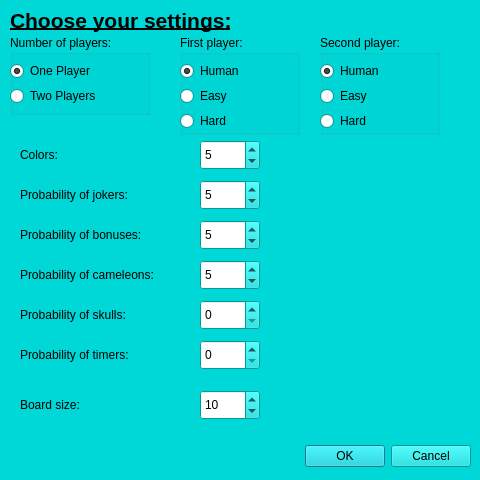
<?xml version="1.0" encoding="UTF-8"?>
<ui version="4.0">
 <class>Settings</class>
 <widget class="QDialog" name="Settings">
  <property name="geometry">
   <rect>
    <x>0</x>
    <y>0</y>
    <width>480</width>
    <height>480</height>
   </rect>
  </property>
  <property name="minimumSize">
   <size>
    <width>480</width>
    <height>480</height>
   </size>
  </property>
  <property name="maximumSize">
   <size>
    <width>480</width>
    <height>480</height>
   </size>
  </property>
  <property name="palette">
   <palette>
    <active>
     <colorrole role="WindowText">
      <brush brushstyle="SolidPattern">
       <color alpha="255">
        <red>0</red>
        <green>0</green>
        <blue>0</blue>
       </color>
      </brush>
     </colorrole>
     <colorrole role="Button">
      <brush brushstyle="SolidPattern">
       <color alpha="255">
        <red>0</red>
        <green>216</green>
        <blue>216</blue>
       </color>
      </brush>
     </colorrole>
     <colorrole role="Light">
      <brush brushstyle="SolidPattern">
       <color alpha="255">
        <red>69</red>
        <green>255</green>
        <blue>255</blue>
       </color>
      </brush>
     </colorrole>
     <colorrole role="Midlight">
      <brush brushstyle="SolidPattern">
       <color alpha="255">
        <red>34</red>
        <green>235</green>
        <blue>235</blue>
       </color>
      </brush>
     </colorrole>
     <colorrole role="Dark">
      <brush brushstyle="SolidPattern">
       <color alpha="255">
        <red>0</red>
        <green>108</green>
        <blue>108</blue>
       </color>
      </brush>
     </colorrole>
     <colorrole role="Mid">
      <brush brushstyle="SolidPattern">
       <color alpha="255">
        <red>0</red>
        <green>144</green>
        <blue>144</blue>
       </color>
      </brush>
     </colorrole>
     <colorrole role="Text">
      <brush brushstyle="SolidPattern">
       <color alpha="255">
        <red>0</red>
        <green>0</green>
        <blue>0</blue>
       </color>
      </brush>
     </colorrole>
     <colorrole role="BrightText">
      <brush brushstyle="SolidPattern">
       <color alpha="255">
        <red>255</red>
        <green>255</green>
        <blue>255</blue>
       </color>
      </brush>
     </colorrole>
     <colorrole role="ButtonText">
      <brush brushstyle="SolidPattern">
       <color alpha="255">
        <red>0</red>
        <green>0</green>
        <blue>0</blue>
       </color>
      </brush>
     </colorrole>
     <colorrole role="Base">
      <brush brushstyle="SolidPattern">
       <color alpha="255">
        <red>255</red>
        <green>255</green>
        <blue>255</blue>
       </color>
      </brush>
     </colorrole>
     <colorrole role="Window">
      <brush brushstyle="SolidPattern">
       <color alpha="255">
        <red>0</red>
        <green>216</green>
        <blue>216</blue>
       </color>
      </brush>
     </colorrole>
     <colorrole role="Shadow">
      <brush brushstyle="SolidPattern">
       <color alpha="255">
        <red>0</red>
        <green>0</green>
        <blue>0</blue>
       </color>
      </brush>
     </colorrole>
     <colorrole role="AlternateBase">
      <brush brushstyle="SolidPattern">
       <color alpha="255">
        <red>127</red>
        <green>235</green>
        <blue>235</blue>
       </color>
      </brush>
     </colorrole>
     <colorrole role="ToolTipBase">
      <brush brushstyle="SolidPattern">
       <color alpha="255">
        <red>255</red>
        <green>255</green>
        <blue>220</blue>
       </color>
      </brush>
     </colorrole>
     <colorrole role="ToolTipText">
      <brush brushstyle="SolidPattern">
       <color alpha="255">
        <red>0</red>
        <green>0</green>
        <blue>0</blue>
       </color>
      </brush>
     </colorrole>
    </active>
    <inactive>
     <colorrole role="WindowText">
      <brush brushstyle="SolidPattern">
       <color alpha="255">
        <red>0</red>
        <green>0</green>
        <blue>0</blue>
       </color>
      </brush>
     </colorrole>
     <colorrole role="Button">
      <brush brushstyle="SolidPattern">
       <color alpha="255">
        <red>0</red>
        <green>216</green>
        <blue>216</blue>
       </color>
      </brush>
     </colorrole>
     <colorrole role="Light">
      <brush brushstyle="SolidPattern">
       <color alpha="255">
        <red>69</red>
        <green>255</green>
        <blue>255</blue>
       </color>
      </brush>
     </colorrole>
     <colorrole role="Midlight">
      <brush brushstyle="SolidPattern">
       <color alpha="255">
        <red>34</red>
        <green>235</green>
        <blue>235</blue>
       </color>
      </brush>
     </colorrole>
     <colorrole role="Dark">
      <brush brushstyle="SolidPattern">
       <color alpha="255">
        <red>0</red>
        <green>108</green>
        <blue>108</blue>
       </color>
      </brush>
     </colorrole>
     <colorrole role="Mid">
      <brush brushstyle="SolidPattern">
       <color alpha="255">
        <red>0</red>
        <green>144</green>
        <blue>144</blue>
       </color>
      </brush>
     </colorrole>
     <colorrole role="Text">
      <brush brushstyle="SolidPattern">
       <color alpha="255">
        <red>0</red>
        <green>0</green>
        <blue>0</blue>
       </color>
      </brush>
     </colorrole>
     <colorrole role="BrightText">
      <brush brushstyle="SolidPattern">
       <color alpha="255">
        <red>255</red>
        <green>255</green>
        <blue>255</blue>
       </color>
      </brush>
     </colorrole>
     <colorrole role="ButtonText">
      <brush brushstyle="SolidPattern">
       <color alpha="255">
        <red>0</red>
        <green>0</green>
        <blue>0</blue>
       </color>
      </brush>
     </colorrole>
     <colorrole role="Base">
      <brush brushstyle="SolidPattern">
       <color alpha="255">
        <red>255</red>
        <green>255</green>
        <blue>255</blue>
       </color>
      </brush>
     </colorrole>
     <colorrole role="Window">
      <brush brushstyle="SolidPattern">
       <color alpha="255">
        <red>0</red>
        <green>216</green>
        <blue>216</blue>
       </color>
      </brush>
     </colorrole>
     <colorrole role="Shadow">
      <brush brushstyle="SolidPattern">
       <color alpha="255">
        <red>0</red>
        <green>0</green>
        <blue>0</blue>
       </color>
      </brush>
     </colorrole>
     <colorrole role="AlternateBase">
      <brush brushstyle="SolidPattern">
       <color alpha="255">
        <red>127</red>
        <green>235</green>
        <blue>235</blue>
       </color>
      </brush>
     </colorrole>
     <colorrole role="ToolTipBase">
      <brush brushstyle="SolidPattern">
       <color alpha="255">
        <red>255</red>
        <green>255</green>
        <blue>220</blue>
       </color>
      </brush>
     </colorrole>
     <colorrole role="ToolTipText">
      <brush brushstyle="SolidPattern">
       <color alpha="255">
        <red>0</red>
        <green>0</green>
        <blue>0</blue>
       </color>
      </brush>
     </colorrole>
    </inactive>
    <disabled>
     <colorrole role="WindowText">
      <brush brushstyle="SolidPattern">
       <color alpha="255">
        <red>0</red>
        <green>108</green>
        <blue>108</blue>
       </color>
      </brush>
     </colorrole>
     <colorrole role="Button">
      <brush brushstyle="SolidPattern">
       <color alpha="255">
        <red>0</red>
        <green>216</green>
        <blue>216</blue>
       </color>
      </brush>
     </colorrole>
     <colorrole role="Light">
      <brush brushstyle="SolidPattern">
       <color alpha="255">
        <red>69</red>
        <green>255</green>
        <blue>255</blue>
       </color>
      </brush>
     </colorrole>
     <colorrole role="Midlight">
      <brush brushstyle="SolidPattern">
       <color alpha="255">
        <red>34</red>
        <green>235</green>
        <blue>235</blue>
       </color>
      </brush>
     </colorrole>
     <colorrole role="Dark">
      <brush brushstyle="SolidPattern">
       <color alpha="255">
        <red>0</red>
        <green>108</green>
        <blue>108</blue>
       </color>
      </brush>
     </colorrole>
     <colorrole role="Mid">
      <brush brushstyle="SolidPattern">
       <color alpha="255">
        <red>0</red>
        <green>144</green>
        <blue>144</blue>
       </color>
      </brush>
     </colorrole>
     <colorrole role="Text">
      <brush brushstyle="SolidPattern">
       <color alpha="255">
        <red>0</red>
        <green>108</green>
        <blue>108</blue>
       </color>
      </brush>
     </colorrole>
     <colorrole role="BrightText">
      <brush brushstyle="SolidPattern">
       <color alpha="255">
        <red>255</red>
        <green>255</green>
        <blue>255</blue>
       </color>
      </brush>
     </colorrole>
     <colorrole role="ButtonText">
      <brush brushstyle="SolidPattern">
       <color alpha="255">
        <red>0</red>
        <green>108</green>
        <blue>108</blue>
       </color>
      </brush>
     </colorrole>
     <colorrole role="Base">
      <brush brushstyle="SolidPattern">
       <color alpha="255">
        <red>0</red>
        <green>216</green>
        <blue>216</blue>
       </color>
      </brush>
     </colorrole>
     <colorrole role="Window">
      <brush brushstyle="SolidPattern">
       <color alpha="255">
        <red>0</red>
        <green>216</green>
        <blue>216</blue>
       </color>
      </brush>
     </colorrole>
     <colorrole role="Shadow">
      <brush brushstyle="SolidPattern">
       <color alpha="255">
        <red>0</red>
        <green>0</green>
        <blue>0</blue>
       </color>
      </brush>
     </colorrole>
     <colorrole role="AlternateBase">
      <brush brushstyle="SolidPattern">
       <color alpha="255">
        <red>0</red>
        <green>216</green>
        <blue>216</blue>
       </color>
      </brush>
     </colorrole>
     <colorrole role="ToolTipBase">
      <brush brushstyle="SolidPattern">
       <color alpha="255">
        <red>255</red>
        <green>255</green>
        <blue>220</blue>
       </color>
      </brush>
     </colorrole>
     <colorrole role="ToolTipText">
      <brush brushstyle="SolidPattern">
       <color alpha="255">
        <red>0</red>
        <green>0</green>
        <blue>0</blue>
       </color>
      </brush>
     </colorrole>
    </disabled>
   </palette>
  </property>
  <property name="windowTitle">
   <string>New game settings</string>
  </property>
  <property name="autoFillBackground">
   <bool>true</bool>
  </property>
  <widget class="QDialogButtonBox" name="buttonBox">
   <property name="geometry">
    <rect>
     <x>10</x>
     <y>440</y>
     <width>461</width>
     <height>32</height>
    </rect>
   </property>
   <property name="orientation">
    <enum>Qt::Horizontal</enum>
   </property>
   <property name="standardButtons">
    <set>QDialogButtonBox::Cancel|QDialogButtonBox::Ok</set>
   </property>
  </widget>
  <widget class="QGroupBox" name="playersBox">
   <property name="geometry">
    <rect>
     <x>10</x>
     <y>35</y>
     <width>140</width>
     <height>80</height>
    </rect>
   </property>
   <property name="title">
    <string>Number of players:</string>
   </property>
   <widget class="QRadioButton" name="onePlayer">
    <property name="geometry">
     <rect>
      <x>0</x>
      <y>25</y>
      <width>116</width>
      <height>22</height>
     </rect>
    </property>
    <property name="text">
     <string>One Player</string>
    </property>
    <property name="checked">
     <bool>true</bool>
    </property>
   </widget>
   <widget class="QRadioButton" name="twoPlayers">
    <property name="geometry">
     <rect>
      <x>0</x>
      <y>50</y>
      <width>116</width>
      <height>22</height>
     </rect>
    </property>
    <property name="text">
     <string>Two Players</string>
    </property>
   </widget>
  </widget>
  <widget class="QGroupBox" name="firstPlayerBox">
   <property name="geometry">
    <rect>
     <x>180</x>
     <y>35</y>
     <width>120</width>
     <height>100</height>
    </rect>
   </property>
   <property name="title">
    <string>First player:</string>
   </property>
   <widget class="QRadioButton" name="firstHuman">
    <property name="geometry">
     <rect>
      <x>0</x>
      <y>25</y>
      <width>116</width>
      <height>22</height>
     </rect>
    </property>
    <property name="text">
     <string>Human</string>
    </property>
    <property name="checked">
     <bool>true</bool>
    </property>
   </widget>
   <widget class="QRadioButton" name="firstEasy">
    <property name="geometry">
     <rect>
      <x>0</x>
      <y>50</y>
      <width>116</width>
      <height>22</height>
     </rect>
    </property>
    <property name="text">
     <string>Easy</string>
    </property>
   </widget>
   <widget class="QRadioButton" name="firstHard">
    <property name="geometry">
     <rect>
      <x>0</x>
      <y>75</y>
      <width>116</width>
      <height>22</height>
     </rect>
    </property>
    <property name="text">
     <string>Hard</string>
    </property>
   </widget>
  </widget>
  <widget class="QGroupBox" name="secondPlayerBox">
   <property name="geometry">
    <rect>
     <x>320</x>
     <y>35</y>
     <width>120</width>
     <height>100</height>
    </rect>
   </property>
   <property name="title">
    <string>Second player:</string>
   </property>
   <widget class="QRadioButton" name="secondHuman">
    <property name="geometry">
     <rect>
      <x>0</x>
      <y>25</y>
      <width>116</width>
      <height>22</height>
     </rect>
    </property>
    <property name="text">
     <string>Human</string>
    </property>
    <property name="checked">
     <bool>true</bool>
    </property>
   </widget>
   <widget class="QRadioButton" name="secondEasy">
    <property name="geometry">
     <rect>
      <x>0</x>
      <y>50</y>
      <width>116</width>
      <height>22</height>
     </rect>
    </property>
    <property name="text">
     <string>Easy</string>
    </property>
   </widget>
   <widget class="QRadioButton" name="secondHard">
    <property name="geometry">
     <rect>
      <x>0</x>
      <y>75</y>
      <width>116</width>
      <height>22</height>
     </rect>
    </property>
    <property name="text">
     <string>Hard</string>
    </property>
   </widget>
  </widget>
  <widget class="QSpinBox" name="jokerSpinBox">
   <property name="geometry">
    <rect>
     <x>200</x>
     <y>180</y>
     <width>60</width>
     <height>30</height>
    </rect>
   </property>
   <property name="minimum">
    <number>0</number>
   </property>
   <property name="maximum">
    <number>10</number>
   </property>
   <property name="value">
    <number>5</number>
   </property>
  </widget>
  <widget class="QLabel" name="jokerLabel">
   <property name="geometry">
    <rect>
     <x>20</x>
     <y>180</y>
     <width>180</width>
     <height>30</height>
    </rect>
   </property>
   <property name="text">
    <string>Probability of jokers:</string>
   </property>
  </widget>
  <widget class="QLabel" name="colorLabel">
   <property name="geometry">
    <rect>
     <x>20</x>
     <y>140</y>
     <width>180</width>
     <height>30</height>
    </rect>
   </property>
   <property name="text">
    <string>Colors:</string>
   </property>
  </widget>
  <widget class="QLabel" name="bonusLabel">
   <property name="geometry">
    <rect>
     <x>20</x>
     <y>220</y>
     <width>180</width>
     <height>30</height>
    </rect>
   </property>
   <property name="text">
    <string>Probability of bonuses:</string>
   </property>
  </widget>
  <widget class="QSpinBox" name="colorSpinBox">
   <property name="geometry">
    <rect>
     <x>200</x>
     <y>140</y>
     <width>60</width>
     <height>30</height>
    </rect>
   </property>
   <property name="minimum">
    <number>3</number>
   </property>
   <property name="maximum">
    <number>10</number>
   </property>
   <property name="value">
    <number>5</number>
   </property>
  </widget>
  <widget class="QSpinBox" name="bonusSpinBox">
   <property name="geometry">
    <rect>
     <x>200</x>
     <y>220</y>
     <width>60</width>
     <height>30</height>
    </rect>
   </property>
   <property name="minimum">
    <number>0</number>
   </property>
   <property name="maximum">
    <number>10</number>
   </property>
   <property name="value">
    <number>5</number>
   </property>
  </widget>
  <widget class="QLabel" name="cameleonLabel">
   <property name="geometry">
    <rect>
     <x>20</x>
     <y>260</y>
     <width>180</width>
     <height>30</height>
    </rect>
   </property>
   <property name="text">
    <string>Probability of cameleons:</string>
   </property>
  </widget>
  <widget class="QSpinBox" name="cameleonSpinBox">
   <property name="geometry">
    <rect>
     <x>200</x>
     <y>260</y>
     <width>60</width>
     <height>30</height>
    </rect>
   </property>
   <property name="minimum">
    <number>0</number>
   </property>
   <property name="maximum">
    <number>10</number>
   </property>
   <property name="value">
    <number>5</number>
   </property>
  </widget>
  <widget class="QLabel" name="skullLabel">
   <property name="geometry">
    <rect>
     <x>20</x>
     <y>300</y>
     <width>180</width>
     <height>30</height>
    </rect>
   </property>
   <property name="text">
    <string>Probability of skulls:</string>
   </property>
  </widget>
  <widget class="QSpinBox" name="skullSpinBox">
   <property name="geometry">
    <rect>
     <x>200</x>
     <y>300</y>
     <width>60</width>
     <height>30</height>
    </rect>
   </property>
   <property name="minimum">
    <number>0</number>
   </property>
   <property name="maximum">
    <number>10</number>
   </property>
   <property name="value">
    <number>0</number>
   </property>
  </widget>
  <widget class="QLabel" name="hourglassLabel">
   <property name="geometry">
    <rect>
     <x>20</x>
     <y>340</y>
     <width>180</width>
     <height>30</height>
    </rect>
   </property>
   <property name="text">
    <string>Probability of timers:</string>
   </property>
  </widget>
  <widget class="QSpinBox" name="timerSpinBox">
   <property name="geometry">
    <rect>
     <x>200</x>
     <y>340</y>
     <width>60</width>
     <height>30</height>
    </rect>
   </property>
   <property name="minimum">
    <number>0</number>
   </property>
   <property name="maximum">
    <number>10</number>
   </property>
   <property name="value">
    <number>0</number>
   </property>
  </widget>
  <widget class="QLabel" name="titleLable">
   <property name="geometry">
    <rect>
     <x>10</x>
     <y>5</y>
     <width>220</width>
     <height>30</height>
    </rect>
   </property>
   <property name="font">
    <font>
     <pointsize>16</pointsize>
     <weight>75</weight>
     <bold>true</bold>
     <underline>true</underline>
    </font>
   </property>
   <property name="text">
    <string>Choose your settings:</string>
   </property>
  </widget>
  <widget class="QLabel" name="BoardSize">
   <property name="geometry">
    <rect>
     <x>20</x>
     <y>390</y>
     <width>180</width>
     <height>30</height>
    </rect>
   </property>
   <property name="text">
    <string>Board size:</string>
   </property>
  </widget>
  <widget class="QSpinBox" name="sizeSpinBox">
   <property name="geometry">
    <rect>
     <x>200</x>
     <y>390</y>
     <width>60</width>
     <height>30</height>
    </rect>
   </property>
   <property name="minimum">
    <number>0</number>
   </property>
   <property name="maximum">
    <number>20</number>
   </property>
   <property name="value">
    <number>10</number>
   </property>
  </widget>
 </widget>
 <resources/>
 <connections>
  <connection>
   <sender>buttonBox</sender>
   <signal>accepted()</signal>
   <receiver>Settings</receiver>
   <slot>accept()</slot>
   <hints>
    <hint type="sourcelabel">
     <x>248</x>
     <y>254</y>
    </hint>
    <hint type="destinationlabel">
     <x>157</x>
     <y>274</y>
    </hint>
   </hints>
  </connection>
  <connection>
   <sender>buttonBox</sender>
   <signal>rejected()</signal>
   <receiver>Settings</receiver>
   <slot>reject()</slot>
   <hints>
    <hint type="sourcelabel">
     <x>316</x>
     <y>260</y>
    </hint>
    <hint type="destinationlabel">
     <x>286</x>
     <y>274</y>
    </hint>
   </hints>
  </connection>
 </connections>
</ui>
